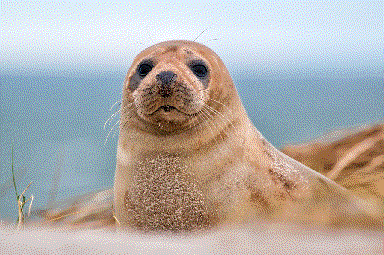
#> input picture Pillow experiments/seal2.gif, 384 x 255 px; its folder holds only this picture in this run
$ python blur_gif_creator.py seal2.gif
#> lines starting #> are read from the running program, lines starting #| are printed output that depends on the picture
import sys

from PIL import Image, ImageFilter

im = Image.open(sys.argv[1])
#> im is the input picture: PIL image 384x255 P; mean R, G, B 178.3, 173.7, 170
shrink_param = 0.3
im = im.resize((int(shrink_param * im.size[0]), int(shrink_param * im.size[1])))
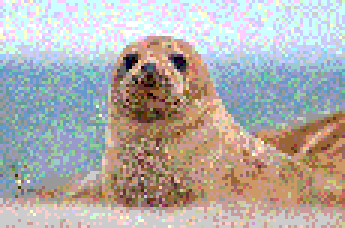
#> im: PIL image 115x76 P (shown 3 times larger); mean R, G, B 178.3, 173.8, 170.5

blurred_images = []
for radius in range(10):
#> (the run stopped early here; a loop or call above may not have finished)

$ run again, on Pillow experiments/seal3.gif
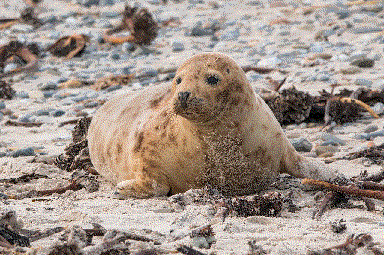
#> input picture Pillow experiments/seal3.gif, 384 x 255 px
#> im is the input picture: PIL image 384x255 P; mean R, G, B 161.1, 147.5, 138.5
#> `im = im.resize((int(shrink_param * im.size[0]), int(shrink_param * im...`:
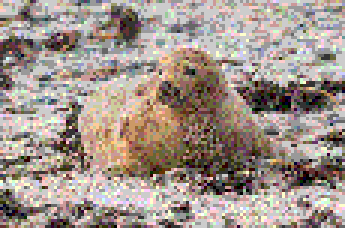
#> im: PIL image 115x76 P (shown 3 times larger); mean R, G, B 161.6, 148, 139.1
